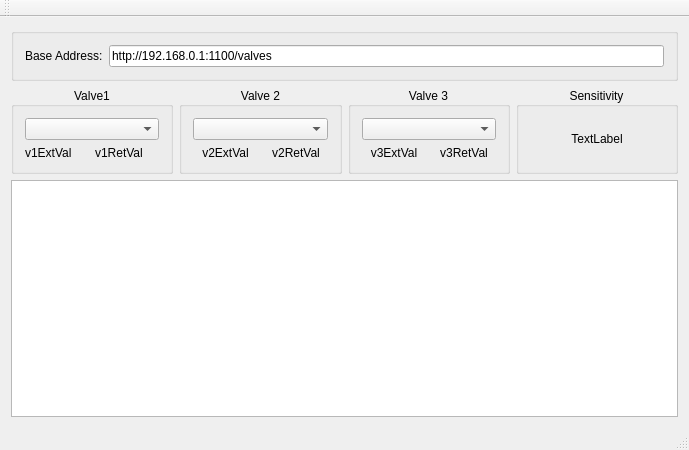
<?xml version="1.0" encoding="UTF-8"?>
<ui version="4.0">
 <class>MainWindow</class>
 <widget class="QMainWindow" name="MainWindow">
  <property name="geometry">
   <rect>
    <x>0</x>
    <y>0</y>
    <width>689</width>
    <height>450</height>
   </rect>
  </property>
  <property name="windowTitle">
   <string>MainWindow</string>
  </property>
  <widget class="QWidget" name="centralWidget">
   <layout class="QVBoxLayout" name="verticalLayout">
    <item>
     <widget class="QGroupBox" name="q_baseAddressBox">
      <property name="title">
       <string/>
      </property>
      <layout class="QHBoxLayout" name="horizontalLayout">
       <item>
        <widget class="QLabel" name="q_baseAddressLabel">
         <property name="text">
          <string>Base Address:</string>
         </property>
        </widget>
       </item>
       <item>
        <widget class="QLineEdit" name="q_baseAddress">
         <property name="sizePolicy">
          <sizepolicy hsizetype="Expanding" vsizetype="Fixed">
           <horstretch>0</horstretch>
           <verstretch>0</verstretch>
          </sizepolicy>
         </property>
         <property name="text">
          <string>http://192.168.0.1:1100/valves</string>
         </property>
        </widget>
       </item>
      </layout>
     </widget>
    </item>
    <item>
     <layout class="QHBoxLayout" name="valvesBars_">
      <item>
       <widget class="QGroupBox" name="v1Box_">
        <property name="toolTip">
         <string>&lt;html&gt;&lt;head/&gt;&lt;body&gt;&lt;p&gt;Press &amp;quot;w&amp;quot; to extend, 'a' to retract valve 1&lt;/p&gt;&lt;/body&gt;&lt;/html&gt;</string>
        </property>
        <property name="title">
         <string>Valve1</string>
        </property>
        <property name="alignment">
         <set>Qt::AlignCenter</set>
        </property>
        <layout class="QGridLayout" name="v1Layout_">
         <item row="1" column="0">
          <widget class="QLabel" name="v1Ext_">
           <property name="text">
            <string>v1ExtVal</string>
           </property>
           <property name="alignment">
            <set>Qt::AlignLeading|Qt::AlignLeft|Qt::AlignVCenter</set>
           </property>
          </widget>
         </item>
         <item row="1" column="1">
          <widget class="QLabel" name="v1Ret_">
           <property name="text">
            <string>v1RetVal</string>
           </property>
           <property name="alignment">
            <set>Qt::AlignLeading|Qt::AlignLeft|Qt::AlignVCenter</set>
           </property>
          </widget>
         </item>
         <item row="0" column="0" colspan="2">
          <widget class="QComboBox" name="v1Mode_"/>
         </item>
        </layout>
       </widget>
      </item>
      <item>
       <widget class="QGroupBox" name="v2Box_">
        <property name="toolTip">
         <string>&lt;html&gt;&lt;head/&gt;&lt;body&gt;&lt;p&gt;Press &amp;quot;r&amp;quot; to extend, 'd' to retract valve 2&lt;/p&gt;&lt;/body&gt;&lt;/html&gt;</string>
        </property>
        <property name="title">
         <string>Valve 2</string>
        </property>
        <property name="alignment">
         <set>Qt::AlignCenter</set>
        </property>
        <layout class="QGridLayout" name="v2Layout_">
         <item row="1" column="0">
          <widget class="QLabel" name="v2Ext_">
           <property name="text">
            <string>v2ExtVal</string>
           </property>
           <property name="alignment">
            <set>Qt::AlignCenter</set>
           </property>
          </widget>
         </item>
         <item row="1" column="1">
          <widget class="QLabel" name="v2Ret_">
           <property name="text">
            <string>v2RetVal</string>
           </property>
           <property name="alignment">
            <set>Qt::AlignCenter</set>
           </property>
          </widget>
         </item>
         <item row="0" column="0" colspan="2">
          <widget class="QComboBox" name="v2Mode_"/>
         </item>
        </layout>
       </widget>
      </item>
      <item>
       <widget class="QGroupBox" name="v3Box_">
        <property name="toolTip">
         <string>&lt;html&gt;&lt;head/&gt;&lt;body&gt;&lt;p&gt;Press &amp;quot;y&amp;quot; to extend, 'g' to retract valve 3&lt;/p&gt;&lt;/body&gt;&lt;/html&gt;</string>
        </property>
        <property name="title">
         <string>Valve 3</string>
        </property>
        <property name="alignment">
         <set>Qt::AlignCenter</set>
        </property>
        <layout class="QGridLayout" name="v3Layout_">
         <item row="1" column="0">
          <widget class="QLabel" name="v3Ext_">
           <property name="text">
            <string>v3ExtVal</string>
           </property>
           <property name="alignment">
            <set>Qt::AlignCenter</set>
           </property>
          </widget>
         </item>
         <item row="1" column="1">
          <widget class="QLabel" name="v3Ret_">
           <property name="text">
            <string>v3RetVal</string>
           </property>
           <property name="alignment">
            <set>Qt::AlignCenter</set>
           </property>
          </widget>
         </item>
         <item row="0" column="0" colspan="2">
          <widget class="QComboBox" name="v3Mode_"/>
         </item>
        </layout>
       </widget>
      </item>
      <item>
       <widget class="QGroupBox" name="sensBox_">
        <property name="toolTip">
         <string>&lt;html&gt;&lt;head/&gt;&lt;body&gt;&lt;p&gt;Press &amp;quot;i&amp;quot; to increase, 'j' to decrease sensitivity.&lt;/p&gt;&lt;/body&gt;&lt;/html&gt;</string>
        </property>
        <property name="title">
         <string>Sensitivity</string>
        </property>
        <property name="alignment">
         <set>Qt::AlignCenter</set>
        </property>
        <layout class="QGridLayout" name="sensLayout_">
         <item row="0" column="0">
          <widget class="QLabel" name="sensVal_">
           <property name="text">
            <string>TextLabel</string>
           </property>
           <property name="alignment">
            <set>Qt::AlignCenter</set>
           </property>
          </widget>
         </item>
        </layout>
       </widget>
      </item>
     </layout>
    </item>
    <item>
     <widget class="QTextBrowser" name="debugWindow_"/>
    </item>
   </layout>
  </widget>
  <widget class="QMenuBar" name="menuBar">
   <property name="geometry">
    <rect>
     <x>0</x>
     <y>0</y>
     <width>689</width>
     <height>25</height>
    </rect>
   </property>
  </widget>
  <widget class="QToolBar" name="mainToolBar">
   <attribute name="toolBarArea">
    <enum>TopToolBarArea</enum>
   </attribute>
   <attribute name="toolBarBreak">
    <bool>false</bool>
   </attribute>
  </widget>
  <widget class="QStatusBar" name="statusBar"/>
 </widget>
 <layoutdefault spacing="6" margin="11"/>
 <resources/>
 <connections/>
</ui>
